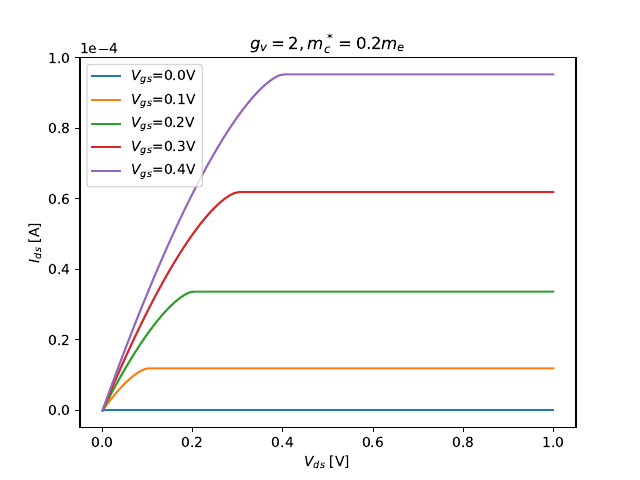

Reproduce this figure in Python.
from matplotlib.pyplot import *
from numpy import *
import scipy.constants as sc

Vds = linspace(0, 1, 100)
Vgs = array([0, 0.1, 0.2, 0.3, 0.4])
epsilon_ox = epsilon_well = 20
t_ox = t_well = 5e-9  # oxide and quantum well thickness
m_eff = 0.2 * sc.m_e  # electron effective mass
gs = gv = 2  # spin and valency degeneracy respectively
T = 300  # temperature in Kelvin

N_c = gs * gv * sqrt(2 * pi * m_eff * sc.k * T * sc.h ** -2)
Cq = (gs * gv * sc.e ** 2 * m_eff) / (2 * pi * sc.hbar ** 2)  # quantum capacitance
Cox = (epsilon_ox * sc.epsilon_0) / t_ox  # gate oxide capacitance
Cc = (epsilon_well * sc.epsilon_0) / (0.36 * t_ox)  # charge centroid capacitance
Cg = ((1 / Cq) + (1 / Cox)) ** -1  # total capacitance in series connection
vth = (sc.k * T) / sc.e  # thermal voltage
nq = (Cq * vth) / sc.e


def current(vds, vgs):
    nu_d = vds / vth
    eta_s = (Cq * vgs) / (sc.e * nq)
    eta_d = eta_s - nu_d
    F_diff = (4 / (3 * sqrt(pi))) * ((eta_s ** 1.5) - (
        0 if eta_d <= 0 else eta_d ** 1.5))  # difference of fermi-dirac integrals of order 1/2
    J = sc.e * sc.h ** -1 * N_c * sc.k * T
    return J * F_diff


for vg in Vgs:
    Ids = array([t_well * current(vd, vg) for vd in Vds])
    plot(Vds, Ids, label='$V_{gs}$=' + str(vg) + 'V')
    legend()

title('$g_v=2, m_c^*=0.2m_e$')
xlabel('$V_{ds}$ [V]')
ylabel('$I_{ds}$ [A]')
ticklabel_format(axis='y', style='sci', scilimits=(0, -5))
# savefig('C:/Users/[user]/PycharmProjects/scientific_computations/masters/high-speed-devices/ballisticTransistor.pdf')
show(block=True)
